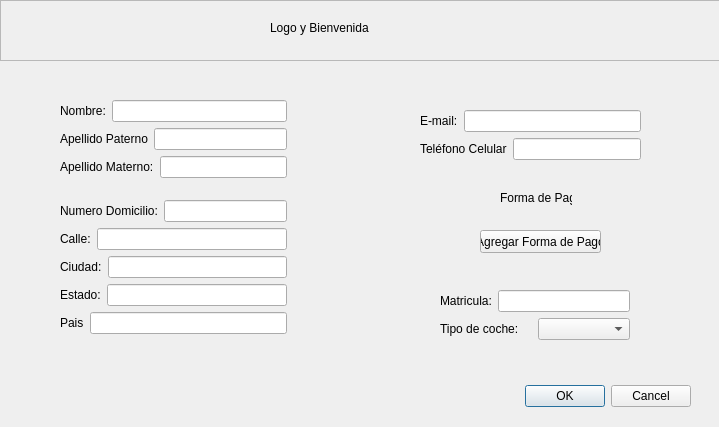
<?xml version="1.0" encoding="UTF-8"?>
<ui version="4.0">
 <class>Registar_ClienteB</class>
 <widget class="QDialog" name="Registar_ClienteB">
  <property name="geometry">
   <rect>
    <x>0</x>
    <y>0</y>
    <width>719</width>
    <height>427</height>
   </rect>
  </property>
  <property name="windowTitle">
   <string>Dialog</string>
  </property>
  <widget class="QDialogButtonBox" name="Accion_buttonBox">
   <property name="geometry">
    <rect>
     <x>350</x>
     <y>380</y>
     <width>341</width>
     <height>32</height>
    </rect>
   </property>
   <property name="orientation">
    <enum>Qt::Horizontal</enum>
   </property>
   <property name="standardButtons">
    <set>QDialogButtonBox::Cancel|QDialogButtonBox::Ok</set>
   </property>
  </widget>
  <widget class="QFrame" name="frame">
   <property name="geometry">
    <rect>
     <x>0</x>
     <y>0</y>
     <width>721</width>
     <height>61</height>
    </rect>
   </property>
   <property name="frameShape">
    <enum>QFrame::StyledPanel</enum>
   </property>
   <property name="frameShadow">
    <enum>QFrame::Raised</enum>
   </property>
   <widget class="QLabel" name="label">
    <property name="geometry">
     <rect>
      <x>270</x>
      <y>20</y>
      <width>141</width>
      <height>16</height>
     </rect>
    </property>
    <property name="text">
     <string>Logo y Bienvenida</string>
    </property>
   </widget>
  </widget>
  <widget class="QLabel" name="label_14">
   <property name="geometry">
    <rect>
     <x>500</x>
     <y>190</y>
     <width>72</width>
     <height>16</height>
    </rect>
   </property>
   <property name="text">
    <string>Forma de Pago</string>
   </property>
  </widget>
  <widget class="QPushButton" name="pushButton">
   <property name="geometry">
    <rect>
     <x>480</x>
     <y>230</y>
     <width>121</width>
     <height>23</height>
    </rect>
   </property>
   <property name="text">
    <string>Agregar Forma de Pago</string>
   </property>
  </widget>
  <widget class="QWidget" name="">
   <property name="geometry">
    <rect>
     <x>60</x>
     <y>100</y>
     <width>227</width>
     <height>80</height>
    </rect>
   </property>
   <layout class="QVBoxLayout" name="verticalLayout">
    <item>
     <layout class="QHBoxLayout" name="horizontalLayout">
      <item>
       <widget class="QLabel" name="label_2">
        <property name="text">
         <string>Nombre:</string>
        </property>
       </widget>
      </item>
      <item>
       <widget class="QLineEdit" name="Nombre_lineEdit"/>
      </item>
     </layout>
    </item>
    <item>
     <layout class="QHBoxLayout" name="horizontalLayout_2">
      <item>
       <widget class="QLabel" name="label_3">
        <property name="text">
         <string>Apellido Paterno</string>
        </property>
       </widget>
      </item>
      <item>
       <widget class="QLineEdit" name="ApellidoP_lineEdit"/>
      </item>
     </layout>
    </item>
    <item>
     <layout class="QHBoxLayout" name="horizontalLayout_3">
      <item>
       <widget class="QLabel" name="label_4">
        <property name="text">
         <string>Apellido Materno:</string>
        </property>
       </widget>
      </item>
      <item>
       <widget class="QLineEdit" name="ApellidoM_lineEdit"/>
      </item>
     </layout>
    </item>
   </layout>
  </widget>
  <widget class="QWidget" name="">
   <property name="geometry">
    <rect>
     <x>60</x>
     <y>200</y>
     <width>227</width>
     <height>136</height>
    </rect>
   </property>
   <layout class="QVBoxLayout" name="verticalLayout_2">
    <item>
     <layout class="QHBoxLayout" name="horizontalLayout_8">
      <item>
       <widget class="QLabel" name="label_8">
        <property name="text">
         <string>Numero Domicilio:</string>
        </property>
       </widget>
      </item>
      <item>
       <widget class="QLineEdit" name="NumeroDom_lineEdit"/>
      </item>
     </layout>
    </item>
    <item>
     <layout class="QHBoxLayout" name="horizontalLayout_7">
      <item>
       <widget class="QLabel" name="label_5">
        <property name="text">
         <string>Calle:</string>
        </property>
       </widget>
      </item>
      <item>
       <widget class="QLineEdit" name="Calle_lineEdit"/>
      </item>
     </layout>
    </item>
    <item>
     <layout class="QHBoxLayout" name="horizontalLayout_6">
      <item>
       <widget class="QLabel" name="label_6">
        <property name="text">
         <string>Ciudad:</string>
        </property>
       </widget>
      </item>
      <item>
       <widget class="QLineEdit" name="Ciudad_lineEdit"/>
      </item>
     </layout>
    </item>
    <item>
     <layout class="QHBoxLayout" name="horizontalLayout_5">
      <item>
       <widget class="QLabel" name="label_7">
        <property name="text">
         <string>Estado:</string>
        </property>
       </widget>
      </item>
      <item>
       <widget class="QLineEdit" name="Estado_lineEdit"/>
      </item>
     </layout>
    </item>
    <item>
     <layout class="QHBoxLayout" name="horizontalLayout_4">
      <item>
       <widget class="QLabel" name="label_13">
        <property name="text">
         <string>Pais</string>
        </property>
       </widget>
      </item>
      <item>
       <widget class="QLineEdit" name="Pais_lineEdit"/>
      </item>
     </layout>
    </item>
   </layout>
  </widget>
  <widget class="QWidget" name="">
   <property name="geometry">
    <rect>
     <x>420</x>
     <y>110</y>
     <width>221</width>
     <height>52</height>
    </rect>
   </property>
   <layout class="QVBoxLayout" name="verticalLayout_3">
    <item>
     <layout class="QHBoxLayout" name="horizontalLayout_9">
      <item>
       <widget class="QLabel" name="label_12">
        <property name="text">
         <string>E-mail:</string>
        </property>
       </widget>
      </item>
      <item>
       <widget class="QLineEdit" name="mail_lineEdit"/>
      </item>
     </layout>
    </item>
    <item>
     <layout class="QHBoxLayout" name="horizontalLayout_10">
      <item>
       <widget class="QLabel" name="label_9">
        <property name="text">
         <string>Teléfono Celular</string>
        </property>
       </widget>
      </item>
      <item>
       <widget class="QLineEdit" name="Telefono_lineEdit"/>
      </item>
     </layout>
    </item>
   </layout>
  </widget>
  <widget class="QWidget" name="">
   <property name="geometry">
    <rect>
     <x>440</x>
     <y>290</y>
     <width>190</width>
     <height>52</height>
    </rect>
   </property>
   <layout class="QVBoxLayout" name="verticalLayout_4">
    <item>
     <layout class="QHBoxLayout" name="horizontalLayout_11">
      <item>
       <widget class="QLabel" name="label_11">
        <property name="text">
         <string>Matricula:</string>
        </property>
       </widget>
      </item>
      <item>
       <widget class="QLineEdit" name="Matricula_lineEdit"/>
      </item>
     </layout>
    </item>
    <item>
     <layout class="QHBoxLayout" name="horizontalLayout_12">
      <item>
       <widget class="QLabel" name="label_10">
        <property name="text">
         <string>Tipo de coche:</string>
        </property>
       </widget>
      </item>
      <item>
       <widget class="QComboBox" name="Coche_comboBox"/>
      </item>
     </layout>
    </item>
   </layout>
  </widget>
 </widget>
 <resources/>
 <connections>
  <connection>
   <sender>Accion_buttonBox</sender>
   <signal>accepted()</signal>
   <receiver>Registar_ClienteB</receiver>
   <slot>accept()</slot>
   <hints>
    <hint type="sourcelabel">
     <x>248</x>
     <y>254</y>
    </hint>
    <hint type="destinationlabel">
     <x>157</x>
     <y>274</y>
    </hint>
   </hints>
  </connection>
  <connection>
   <sender>Accion_buttonBox</sender>
   <signal>rejected()</signal>
   <receiver>Registar_ClienteB</receiver>
   <slot>reject()</slot>
   <hints>
    <hint type="sourcelabel">
     <x>316</x>
     <y>260</y>
    </hint>
    <hint type="destinationlabel">
     <x>286</x>
     <y>274</y>
    </hint>
   </hints>
  </connection>
 </connections>
</ui>
